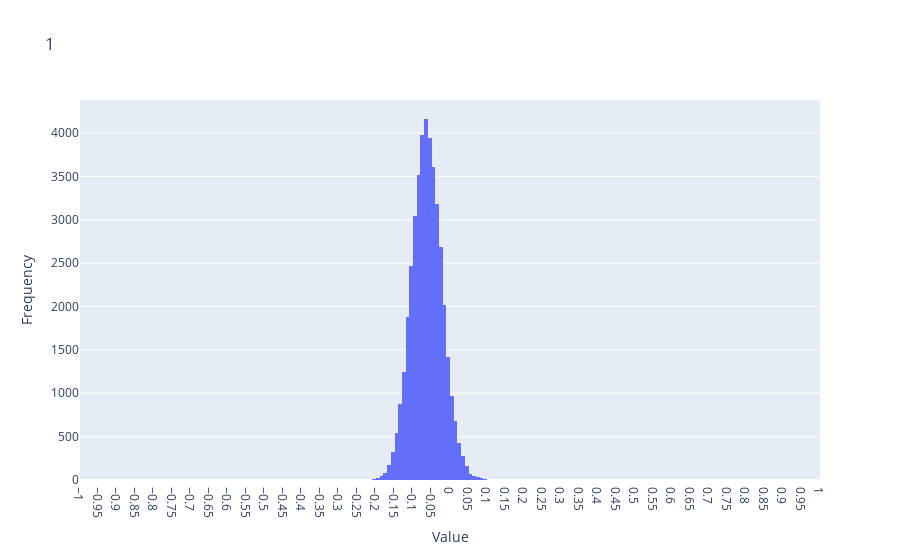

This figure's notebook cell:
### Code cell
# next_n = get_next_number()
next_n = 1
array = sample_vectors[:, 29]

# Create a histogram figure
fig = go.Figure(data=[go.Histogram(x=array, xbins=dict(size=0.01))]) # cut

# Update the layout
fig.update_layout(
    title=str(next_n),
    xaxis_title='Value',
    yaxis_title='Frequency',
    xaxis=dict(range=[-1, 1], nticks=100)
)

# Show the plot
fig.show()

### Figure 1 — Plotly figure (JSON) as saved in the notebook; plotly's stock layout.template omitted (floating-point values rounded to 4 significant figures; data arrays with more than 128 entries replaced by an {"elided": "..."} marker saying what was removed)
{"data": [{"type": "histogram", "x": {"elided": "41936 float values"}, "xbins": {"size": 0.01}}], "layout": {"title": {"text": "1"}, "xaxis": {"nticks": 100, "range": [-1, 1], "title": {"text": "Value"}}, "yaxis": {"title": {"text": "Frequency"}}}}
